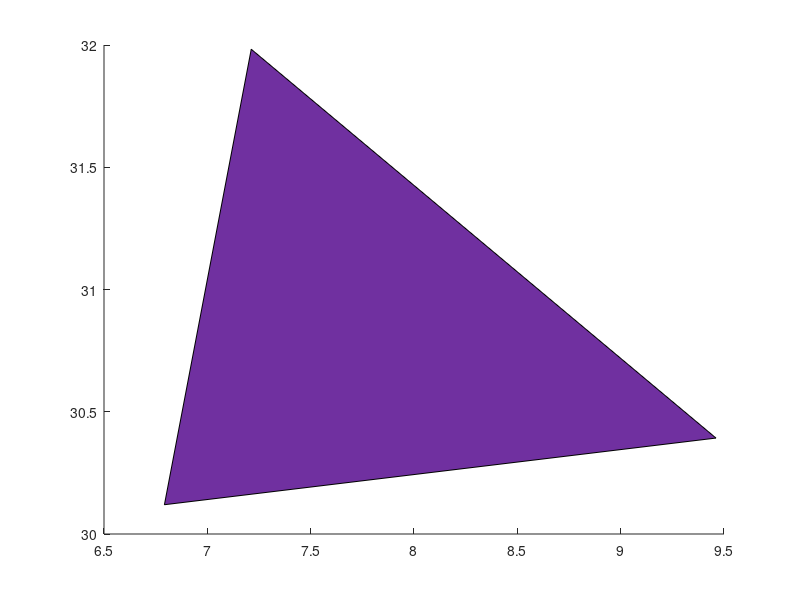

MATLAB code to generate this figure: (Note: this script raises an error after producing the figure.)
%% Description
% Plot the spatial formation of AVs in ring road

clc;
close all;
clear;

%% 

N = 12;

AV_color = [253,165,2]/255;
HDV_color = [0,176,240]/255;


% Spatial position of AVs in ring road
% 1. AV;  2. HDV
AV_ID = zeros(N,1);

AV_ID(1) = 1;
AV_ID(5) = 1;
AV_ID(9) = 1;
    

figure;

Circumference = 200;
R = Circumference/2/pi;
vehicleSize = 17;
textSize = 12;

%% Plot arrows

for i=1:N
    
    angle_delta = 0.04;
    r_delta = 0.03;
    
    x = [R*cos(-2*pi/N*(i-1/2)+pi/2-angle_delta),(1+r_delta)*R*cos(-2*pi/N*(i-1/2)+pi/2+angle_delta),(1-r_delta)*R*cos(-2*pi/N*(i-1/2)+pi/2+angle_delta)];
    y = [R*sin(-2*pi/N*(i-1/2)+pi/2-angle_delta),(1+r_delta)*R*sin(-2*pi/N*(i-1/2)+pi/2+angle_delta),(1-r_delta)*R*sin(-2*pi/N*(i-1/2)+pi/2+angle_delta)];
    
    pa = patch(x,y,[112,48,160]/255);
    pa.EdgeColor = [112,48,160]/255;
    hold on;
end

plot(R*cos(linspace(0,2*pi,100)),R*sin(linspace(0,2*pi,100)),'Color',[112,48,160]/255,'LineWidth',1);
hold on;
%% Plot formation


for i = 1:N
    vehicle(i) = plot(R*cos(-2*pi/N*(i-1)-pi/2),R*sin(-2*pi/N*(i-1)-pi/2),'o');
    vehicle(i).MarkerSize = vehicleSize;
    
    t = text(R*cos(-2*pi/N*(i-1)-pi/2),R*sin(-2*pi/N*(i-1)-pi/2),num2str(i),'HorizontalAlignment','center','Interpreter','latex','FontSize',textSize,'Color',[0.999 0.999 0.999]);
    if AV_ID(i) == 1
        vehicle(i).MarkerFaceColor = AV_color;
        vehicle(i).MarkerEdgeColor = AV_color;
    else
        vehicle(i).MarkerFaceColor = HDV_color;
        vehicle(i).MarkerEdgeColor = HDV_color;
    end
    hold on;
end



axis equal;
axis manual;
axis([-1.2*R,1.2*R,-1.2*R,1.2*R]);
set(gcf,'Position',[150,100,230,220]);
axis off;

fig = gcf;
fig.PaperPositionMode = 'auto';